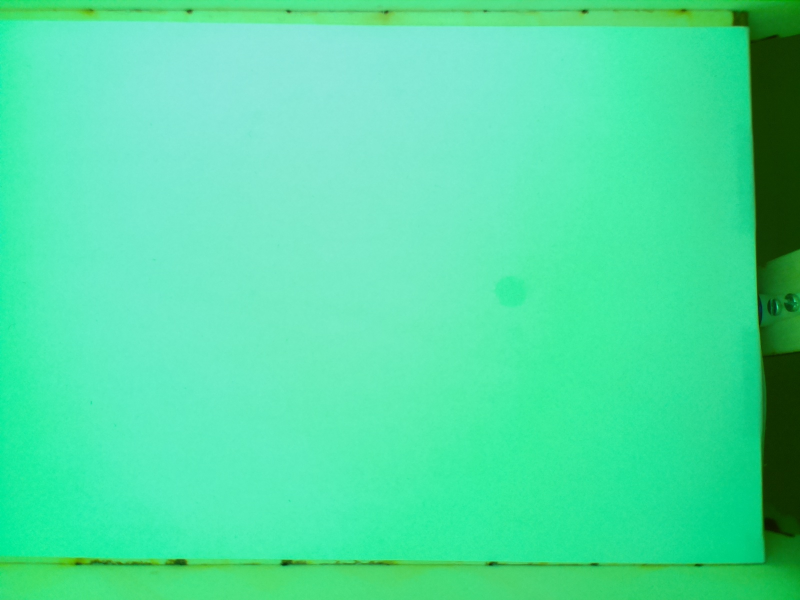
#> input picture code/letterbox/scripts/letterbox/images/bg.jpg, 1600 x 1200 px (shown at 1/2 size)
$ python -i cardScanner.py   (imports and definitions only)   (older library calls are emulated)
#> lines starting #> are read from the running program, lines starting #| are printed output that depends on the picture
#> further down, picture is the input picture: shape (1200, 1600, 3); mean B, G, R 164.1, 222.9, 78.6
### src/letterbox/camera/postcardMarker.py
# -*- coding: utf-8 -*-
# @Author: Lutz Reiter, Design Research Lab, Universität der Künste Berlin
# @Date:   2016-03-30 17:41:12
# @Last Modified by:   lutzer
# @Last Modified time: 2016-06-22 11:59:38

import cv2
import numpy as np

INNER_PATTERNS = [
	[[0, 1],
	 [1, 1]],

	[[1, 0],
	 [1, 1]],

	[[1, 1],
	 [1, 0]],

	[[1, 1],
	 [0, 1]]
]

OUTER_PATTERN = [
	[0 , 0 , 0 , 0 , 0],
	[0 , 1 , 1 , 1 , 0],
	[0 , 1 , 1 , 0 , 0],
	[0 , 1 , 0 , 1 , 0],
	[0 , 0 , 0 , 0 , 0]
]

class PostcardMarker:

	def __init__(self,id):
		self.id = id
		self.innerPattern = np.array(INNER_PATTERNS[id])
		self.pattern = np.array(OUTER_PATTERN, dtype = np.uint8)

		# put in inner pattern
		self.pattern[1:3, 1:3] = self.innerPattern

		# put in parity bit
		if id == 1:
			self.pattern[1,3] = 0
		elif id == 2:
			self.pattern[3,1] = 0
		elif id == 3:
			self.pattern[1,3] = 0
			self.pattern[3,1] = 0

		self.pattern[self.pattern > 0] = 255

### src/letterbox/camera/cardScanner.py
# -*- coding: utf-8 -*-
# @Author: Lutz Reiter, Design Research Lab, Universität der Künste Berlin
# @Date:   2016-03-30 17:41:12
# @Last Modified by:   lutz
# @Last Modified time: 2016-08-24 23:22:19

import cv2
import numpy as np
import logging
from postcardMarker import PostcardMarker

logger = logging.getLogger(__name__)

# CV PARAMETERS
RESIZE_FACTOR = 0.3
CONTOUR_MIN_SIZE = 750*450 # minimal size of the surounding box in pixels
ERODE_KERNEL_SIZE = 1
ERODE_ITERATIONS = 1

NUMBER_OF_MARKERS = 4

PATTERN_MIN_SIZE = 15*15;
PATTERN_MAX_SIZE = 50*50;


class CardScanner:

	"""
	thresholds postcard, extracts Text Box, checks for markers
	"""

	def __init__(self,image,image_turned=None,roi=False):

#> called with roi = False
		if (roi):
			image = image[roi[0] : roi[1], roi[2] : roi[3]]

		self.inputImage = image
		self.image = image.copy();
		self.binaryImage = cv2.cvtColor(image, cv2.COLOR_BGR2GRAY)
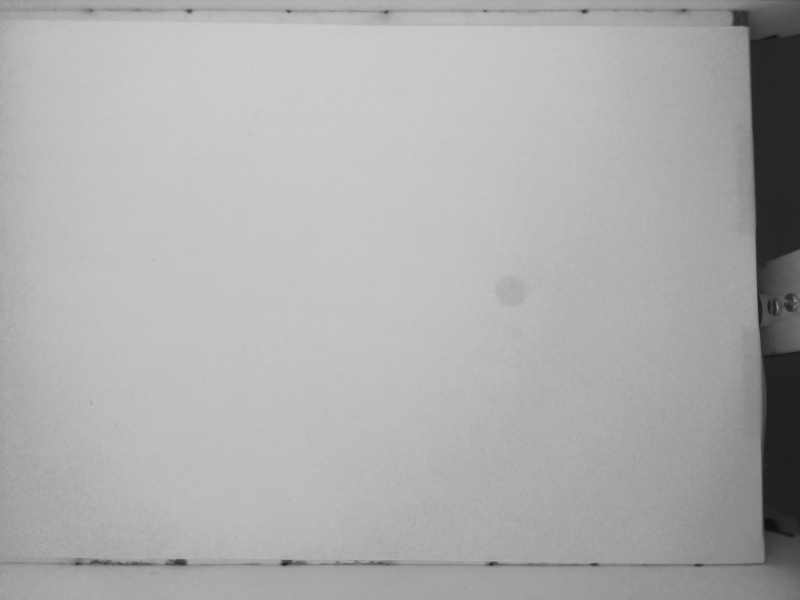
#> self.binaryImage: shape (1200, 1600) (shown at 1/2 size); min 13, max 205, mean 173.1

		# init markers
		self.markers = [PostcardMarker(i) for i in range(NUMBER_OF_MARKERS)]

		# [4 lines of commented-out code are left out]

	# [31 lines left out: functions saveImage, threshold, not called in this run]


	def findMarker(self):
		"""
		returns category of the postcard, if false no marker was found
		apply function on binaryImage image
		"""

		#find squares as possible marker regions
		invertedImage = invertImage(self.binaryImage);
#> in invertImage, `return 255 - img`:
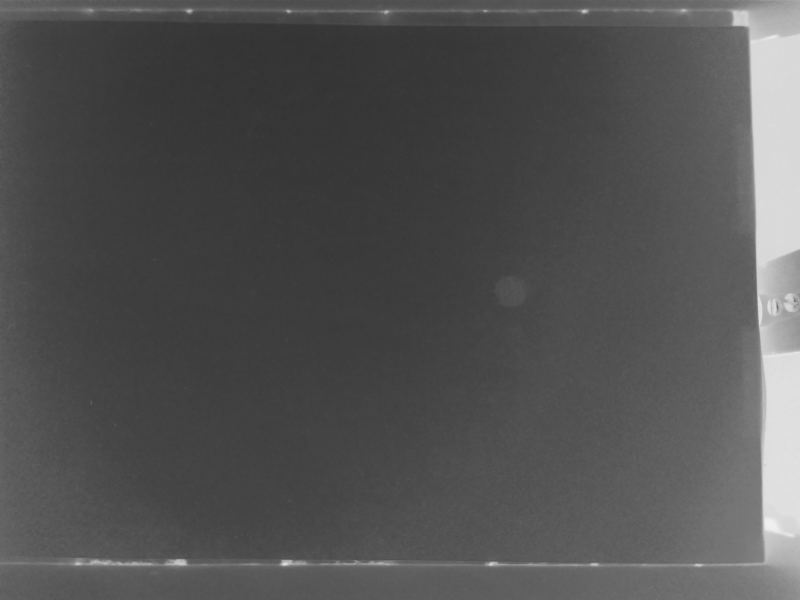
#> returned value: shape (1200, 1600) (shown at 1/2 size); min 50, max 242, mean 81.9
		height, width = invertedImage.shape
#> height = 1200; width = 1600

		if cv2.__version__[0] == '3':
			_, contours, _ = cv2.findContours(invertedImage, cv2.RETR_EXTERNAL , cv2.CHAIN_APPROX_SIMPLE);
		else:
			contours, _ = cv2.findContours(invertedImage, cv2.RETR_EXTERNAL , cv2.CHAIN_APPROX_SIMPLE);
#> contours = [[[0, 0], [0, 1199], [1599, 1199], [1599, 0]]]

		# find possible candidate Regions
		markerCandidates = []
		#contourImg = np.zeros((height,width), np.uint8)
		for contour in contours:
			epsilon = 0.1*cv2.arcLength(contour,True)
			approx = cv2.approxPolyDP(contour,epsilon,True)
			area = cv2.contourArea(approx)
			if len(approx) == 4 and area > PATTERN_MIN_SIZE and area < PATTERN_MAX_SIZE:
				#cv2.drawContours(contourImg , [approx], 0, 255, thickness=-1)
				markerCandidates.append(approx);
#> this loop made 1 pass
#> (epsilon, approx, area) on pass 1: (559.6, [[0, 0], [0, 1199], [1599, 1199], [1599, 0]], 1917201)
#> after the loop, markerCandidates = []

		# match marker patterns on each candidate region
		results = []
		for candidate in markerCandidates:
			x,y,w,h = cv2.boundingRect(candidate)
			roi = self.binaryImage[y:y+h, x:x+w]
			vals = []
			for i,marker in enumerate(self.markers):
				resizedPattern = cv2.resize(marker.pattern, (w,h), interpolation= cv2.INTER_NEAREST)
				flippedPattern = cv2.flip(resizedPattern, -1)
				mat = cv2.matchTemplate(roi,resizedPattern,cv2.TM_SQDIFF_NORMED)
				vals.append({ 'marker': i, 'flipped' : False, 'value' : mat[0,0] })
				mat = cv2.matchTemplate(roi,flippedPattern,cv2.TM_SQDIFF_NORMED)
				vals.append({ 'marker': i, 'flipped' : True, 'value' : mat[0,0] })

			# find minimum
			minVal = min(vals, key=lambda x: x['value'])
			results.append(minVal)
#> this loop made 0 passes
#> after the loop, results = []

		#return minimum
		if (len(results) < 1):
			return (-1,False,1.0)

		minResult = min(results, key=lambda x: x['value'])
		return (minResult['marker'], minResult['flipped'], minResult['value'])


	# [54 lines left out: functions maskRectangle, showImage, not called in this run]


def invertImage(img):
	return 255 - img

# [4 lines left out: function increaseContrast, not called in this run]

>>> import cv2
>>> picture = cv2.imread('../../../code/letterbox/scripts/letterbox/images/bg.jpg')
>>> result = CardScanner(picture).findMarker()
#> result = (-1, False, 1)
